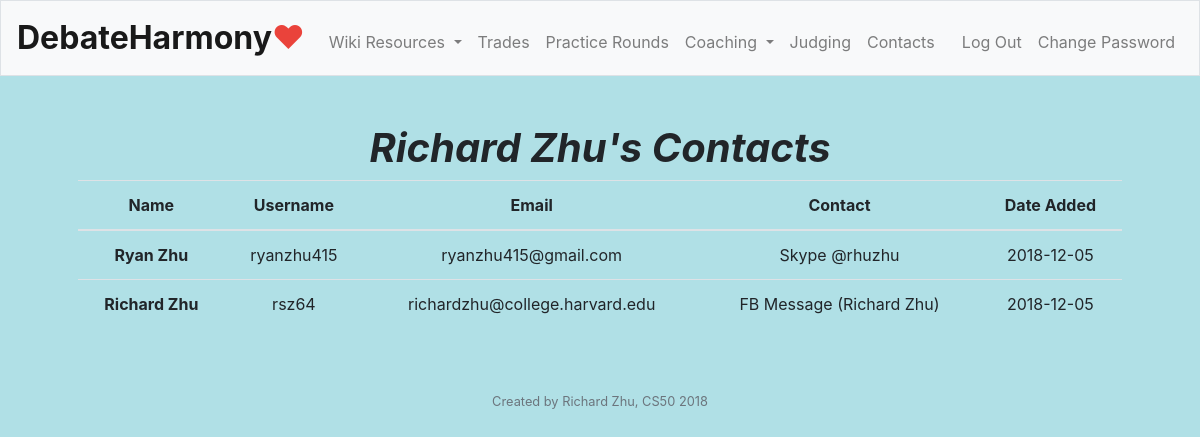
/contacts (signed in), run on the app's committed database.
### tables this page shows
CREATE TABLE 'users' ('id' INTEGER PRIMARY KEY AUTOINCREMENT NOT NULL, 'hash' TEXT NOT NULL, 'name' varchar(100),'role' varchar(7), 'contact' varchar(100), 'username' text, 'email' text);

CREATE TABLE 'contacts' ('name' varchar(100), 'time' date DEFAULT CURRENT_DATE, 'email' varchar(100), 'contact' varchar(100) DEFAULT 'None', 'id' INTEGER, 'username' text);

### application.py (the view)
@app.route("/contacts")
@login_required
def contacts():
    name = db.execute("SELECT * FROM users WHERE id=:id", id=session["user_id"])[0]["name"]
    contacts = db.execute("SELECT * FROM contacts WHERE id=:id ORDER BY time DESC", id=session["user_id"])
    return render_template("contacts.html", name=name, contacts=contacts, cNumber=len(contacts))

### application.py (called while the page is built)
@app.after_request
def after_request(response):
    response.headers["Cache-Control"] = "no-cache, no-store, must-revalidate"
    response.headers["Expires"] = 0
    response.headers["Pragma"] = "no-cache"
    return response

### helpers.py (called while the page is built)
def login_required(f):
    @wraps(f)
    def decorated_function(*args, **kwargs):
        if session.get("user_id") is None:
            return redirect("/login")
        return f(*args, **kwargs)
    return decorated_function

### templates/contacts.html (shortened to what this page needs)
{% extends "layout.html" %}
{% block main %}
<div>
    <h1 class="welcome">
        {{name}}'s Contacts
    </h1>
</div>
<div>
    <table class="table">
        <thead>
            <tr>
                <th scope="col">Name</th>
                <th scope="col">Username</th>
                <th scope="col">Email</th>
                <th scope="col">Contact</th>
                <th scope="col">Date Added</th>
            </tr>
        </thead>
        <tbody>
            {% for c in range (cNumber) %}
            <tr>
                <th scope="row">{{contacts[c]["name"]}}</th>
                <td>{{contacts[c]["username"]}}</td>
                <td>{{contacts[c]["email"]}}</td>
                <td>{{contacts[c]["contact"]}}</td>
                <td>{{contacts[c]["time"]}}</td>
            </tr>
            {% endfor %}
        </tbody>
    </table>
</div>
{% endblock %}

### static/styles.css (style rules this page uses)
.welcome { font-size: 100; font-style: italic; font-weight: bold; text-align: center; }

### data on the page
users: name "Richard Zhu"
contacts: name "Ryan Zhu", username "ryanzhu415", email "ryanzhu415@gmail.com", contact "Skype @rhuzhu", time "2018-12-05"
contacts: name "Richard Zhu", username "rsz64", email "richardzhu@college.harvard.edu", contact "FB Message (Richard Zhu)", time "2018-12-05"
